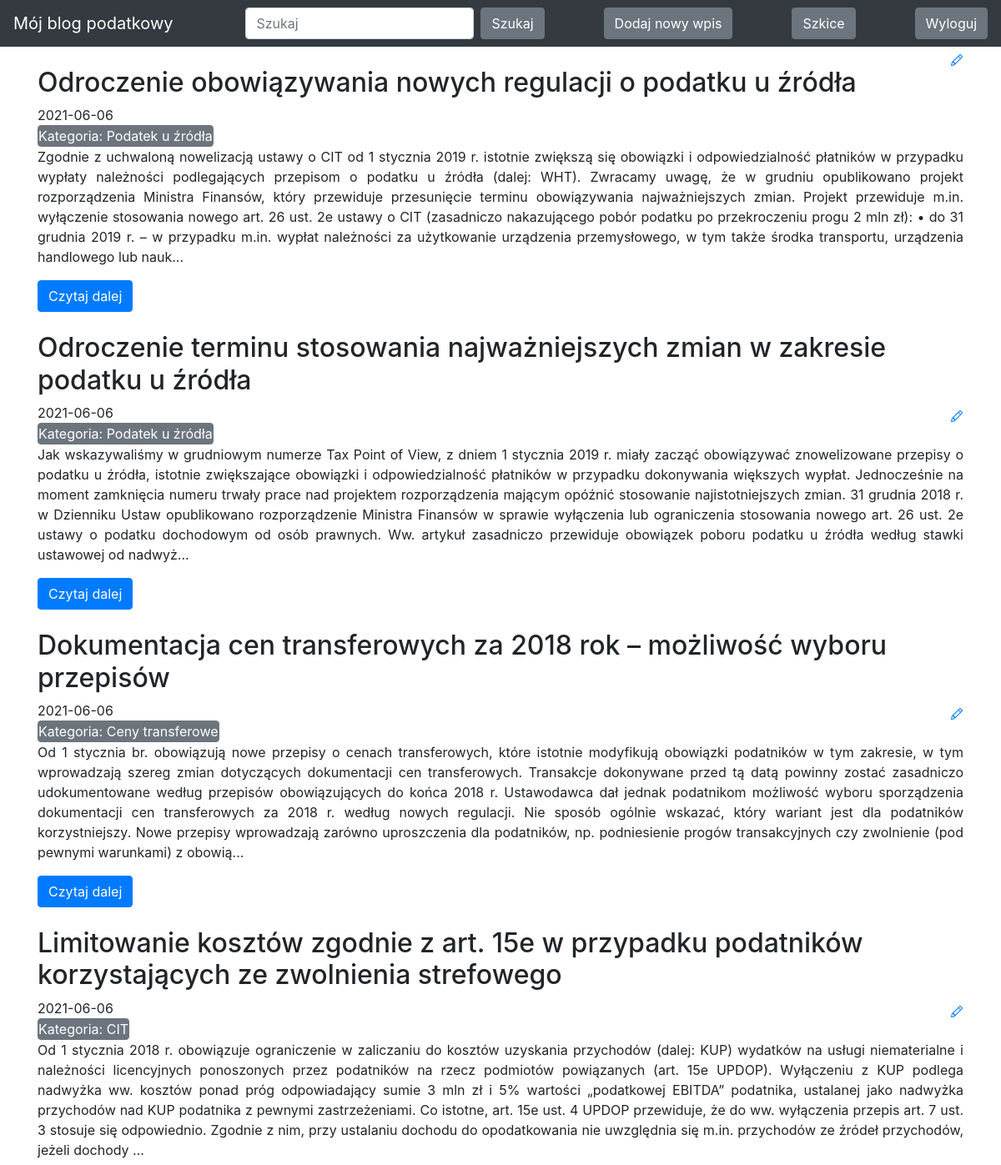
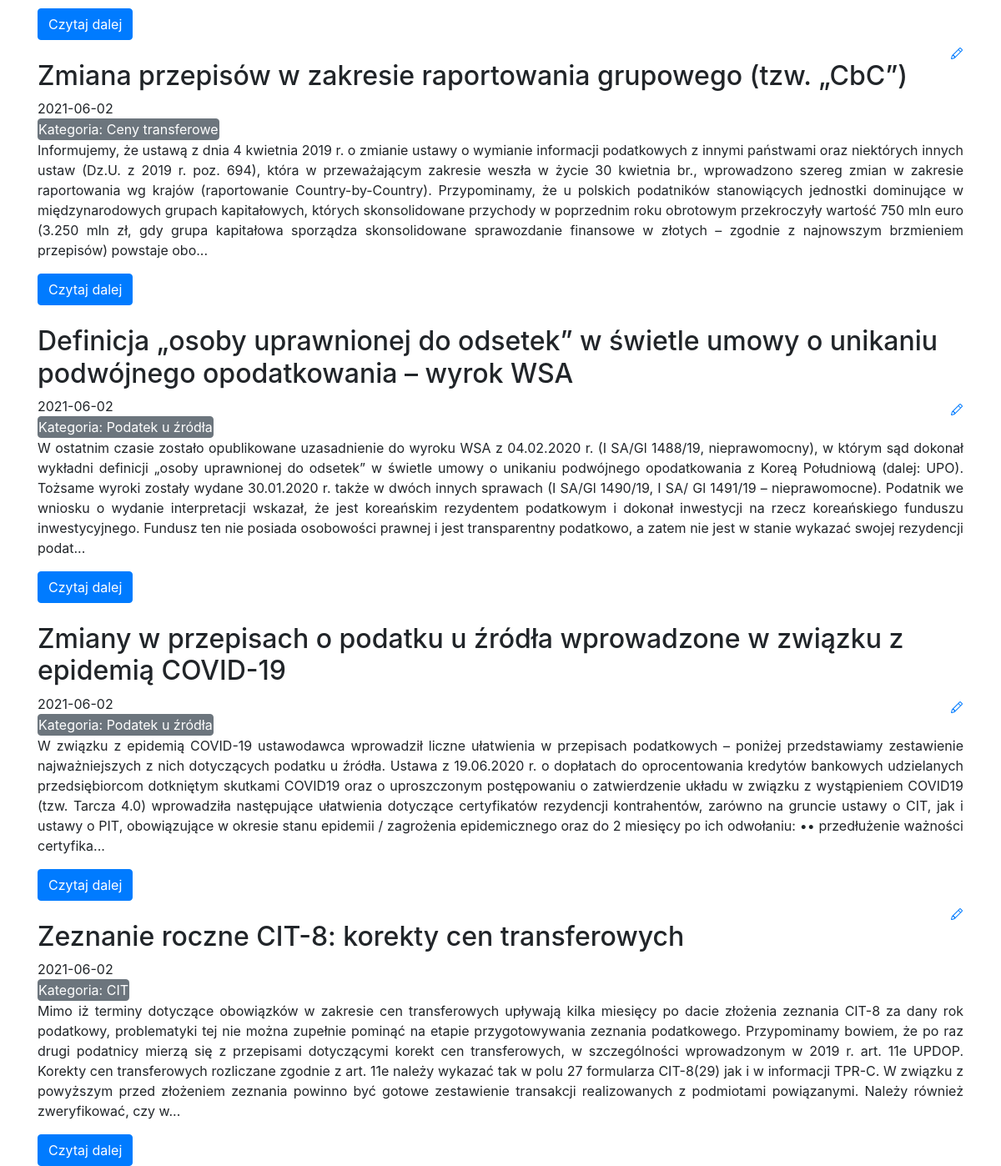
The page / (signed in) on the database its author committed (2 pictures, top to bottom).
### blog/models.py (models this page shows)
class Entry(db.Model):
    id = db.Column(db.Integer, primary_key=True)
    title = db.Column(db.String(80), nullable=False)
    body = db.Column(db.Text, nullable=False)
    pub_date = db.Column(db.DateTime, nullable=False,
                         default=datetime.datetime.utcnow)
    is_published = db.Column(db.Boolean, default=False)
    category = db.Column(db.String(80), nullable=False)

### blog/routes.py (the view)
@app.route("/")
def index():
    search = request.args.get('search', default=None)
    category = request.args.get('category', default=None)
    entry_id = request.args.get('entry_id', default=None)
    query = Entry.query.filter_by(is_published=True)
    if search:
        query = query.filter(or_(Entry.title.contains(search), Entry.body.contains(search)))
    elif category:
        query = query.filter(Entry.category == category)
    elif entry_id:
        query = query.filter(Entry.id == entry_id)
    all_posts = query.order_by(Entry.pub_date.desc())
    return render_template("homepage.html", all_posts=all_posts)

### blog/templates/homepage.html (shortened to what this page needs)
<!DOCTYPE html>
<html lang="en">
{% extends "base.html" %}
{% block content %}
{% for post in all_posts %}
<div>
   <div>
       <h2 class="mt-4 d-inline-block">{{ post.title }}</h2>
       <a href="{{ url_for('edit_entry', entry_id=post.id) }}">
       </a>
   </div>
   {{ post.pub_date.strftime('%Y-%m-%d') }}
    <form class="form-inline my-2 my-lg-0" action="{{ url_for('index') }}" method="GET">
    <button class="btn btn-secondary my-2 my-sm-0 p-0" name="category" value="{{ post.category }}" type="submit">Kategoria: {{ post.category }}</button>
    </form>
    <p style="text-align: justify">
        {% if 'entry_id' in request.full_path %}
        {{ post.body }}
        {% else %}
        {{ post.body|truncate(700, true) }}
        {% endif %}
   </p>
    <form class="form-inline my-2 my-lg-0" action="{{ url_for('index') }}" method="GET">
    <button class="btn btn-primary my-2 my-sm-0" name="entry_id" value="{{ post.id }}" type="submit">Czytaj dalej</button>
    </form>
</div>
{% endfor %}
{% endblock %}

### rows shown on the page
Entry: title "Odroczenie obowiązywania nowych regulacji o podatku u źródła", pub_date "2021-06-06", category "Podatek u źródła", body "Zgodnie z uchwaloną nowelizacją ustawy o CIT od 1 stycznia 2019 r. istotnie zwiększą się obowiązki i odpowiedzialność płatników w przypadku wypłaty należności podlegających przepisom o podatku u źródła (dalej: WHT). Zwracamy uwagę, że w grudniu opublikowano projekt rozporządzenia Ministra Finansów, który przewiduje przesunięcie terminu obowiązywania najważniejszych zmian. Projekt przewiduje m.in. wyłączenie stosowania nowego art. 26 ust. 2e ustawy o CIT (zasadniczo nakazującego pobór podatku po przekroczeniu progu 2 mln zł): • do 31 grudnia 2019 r. – w przypadku m.in. wypłat należności za użytkowanie urządzenia przemysłowego, w tym także środka transportu, urządzenia handlowego lub nauk...", {{ post.id }} 9 (drawn)
Entry: title "Odroczenie terminu stosowania najważniejszych zmian w zakresie podatku u źródła", pub_date "2021-06-06", category "Podatek u źródła", body "Jak wskazywaliśmy w grudniowym numerze Tax Point of View, z dniem 1 stycznia 2019 r. miały zacząć obowiązywać znowelizowane przepisy o podatku u źródła, istotnie zwiększające obowiązki i odpowiedzialność płatników w przypadku dokonywania większych wypłat. Jednocześnie na moment zamknięcia numeru trwały prace nad projektem rozporządzenia mającym opóźnić stosowanie najistotniejszych zmian. 31 grudnia 2018 r. w Dzienniku Ustaw opublikowano rozporządzenie Ministra Finansów w sprawie wyłączenia lub ograniczenia stosowania nowego art. 26 ust. 2e ustawy o podatku dochodowym od osób prawnych. Ww. artykuł zasadniczo przewiduje obowiązek poboru podatku u źródła według stawki ustawowej od nadwyż...", {{ post.id }} 8 (drawn)
Entry: title "Dokumentacja cen transferowych za 2018 rok – możliwość wyboru przepisów", pub_date "2021-06-06", category "Ceny transferowe", body "Od 1 stycznia br. obowiązują nowe przepisy o cenach transferowych, które istotnie modyfikują obowiązki podatników w tym zakresie, w tym wprowadzają szereg zmian dotyczących dokumentacji cen transferowych. Transakcje dokonywane przed tą datą powinny zostać zasadniczo udokumentowane według przepisów obowiązujących do końca 2018 r. Ustawodawca dał jednak podatnikom możliwość wyboru sporządzenia dokumentacji cen transferowych za 2018 r. według nowych regulacji. Nie sposób ogólnie wskazać, który wariant jest dla podatników korzystniejszy. Nowe przepisy wprowadzają zarówno uproszczenia dla podatników, np. podniesienie progów transakcyjnych czy zwolnienie (pod pewnymi warunkami) z obowią...", {{ post.id }} 7 (drawn)
Entry: title "Limitowanie kosztów zgodnie z art. 15e w przypadku podatników korzystających ze zwolnienia strefowego", pub_date "2021-06-06", category "CIT", body "Od 1 stycznia 2018 r. obowiązuje ograniczenie w zaliczaniu do kosztów uzyskania przychodów (dalej: KUP) wydatków na usługi niematerialne i należności licencyjnych ponoszonych przez podatników na rzecz podmiotów powiązanych (art. 15e UPDOP). Wyłączeniu z KUP podlega nadwyżka ww. kosztów ponad próg odpowiadający sumie 3 mln zł i 5% wartości „podatkowej EBITDA” podatnika, ustalanej jako nadwyżka przychodów nad KUP podatnika z pewnymi zastrzeżeniami. Co istotne, art. 15e ust. 4 UPDOP przewiduje, że do ww. wyłączenia przepis art. 7 ust. 3 stosuje się odpowiednio. Zgodnie z nim, przy ustalaniu dochodu do opodatkowania nie uwzględnia się m.in. przychodów ze źródeł przychodów, jeżeli dochody ...", {{ post.id }} 6 (drawn)
Entry: title "Zmiana przepisów w zakresie raportowania grupowego (tzw. „CbC”)", pub_date "2021-06-02", category "Ceny transferowe", body "Informujemy, że ustawą z dnia 4 kwietnia 2019 r. o zmianie ustawy o wymianie informacji podatkowych z innymi państwami oraz niektórych innych ustaw (Dz.U. z 2019 r. poz. 694), która w przeważającym zakresie weszła w życie 30 kwietnia br., wprowadzono szereg zmian w zakresie raportowania wg krajów (raportowanie Country-by-Country). Przypominamy, że u polskich podatników stanowiących jednostki dominujące w międzynarodowych grupach kapitałowych, których skonsolidowane przychody w poprzednim roku obrotowym przekroczyły wartość 750 mln euro (3.250 mln zł, gdy grupa kapitałowa sporządza skonsolidowane sprawozdanie finansowe w złotych – zgodnie z najnowszym brzmieniem przepisów) powstaje obo...", {{ post.id }} 5 (drawn)
Entry: title "Definicja „osoby uprawnionej do odsetek” w świetle umowy o unikaniu podwójnego opodatkowania – wyrok WSA", pub_date "2021-06-02", category "Podatek u źródła", body "W ostatnim czasie zostało opublikowane uzasadnienie do wyroku WSA z 04.02.2020 r. (I SA/Gl 1488/19, nieprawomocny), w którym sąd dokonał wykładni definicji „osoby uprawnionej do odsetek” w świetle umowy o unikaniu podwójnego opodatkowania z Koreą Południową (dalej: UPO). Tożsame wyroki zostały wydane 30.01.2020 r. także w dwóch innych sprawach (I SA/Gl 1490/19, I SA/ Gl 1491/19 – nieprawomocne). Podatnik we wniosku o wydanie interpretacji wskazał, że jest koreańskim rezydentem podatkowym i dokonał inwestycji na rzecz koreańskiego funduszu inwestycyjnego. Fundusz ten nie posiada osobowości prawnej i jest transparentny podatkowo, a zatem nie jest w stanie wykazać swojej rezydencji podat...", {{ post.id }} 3 (drawn)
Entry: title "Zmiany w przepisach o podatku u źródła wprowadzone w związku z epidemią COVID-19", pub_date "2021-06-02", category "Podatek u źródła", body "W związku z epidemią COVID-19 ustawodawca wprowadził liczne ułatwienia w przepisach podatkowych – poniżej przedstawiamy zestawienie najważniejszych z nich dotyczących podatku u źródła. Ustawa z 19.06.2020 r. o dopłatach do oprocentowania kredytów bankowych udzielanych przedsiębiorcom dotkniętym skutkami COVID19 oraz o uproszczonym postępowaniu o zatwierdzenie układu w związku z wystąpieniem COVID19 (tzw. Tarcza 4.0) wprowadziła następujące ułatwienia dotyczące certyfikatów rezydencji kontrahentów, zarówno na gruncie ustawy o CIT, jak i ustawy o PIT, obowiązujące w okresie stanu epidemii / zagrożenia epidemicznego oraz do 2 miesięcy po ich odwołaniu: •• przedłużenie ważności certyfika...", {{ post.id }} 2 (drawn)
Entry: title "Zeznanie roczne CIT-8: korekty cen transferowych", pub_date "2021-06-02", category "CIT", body "Mimo iż terminy dotyczące obowiązków w zakresie cen transferowych upływają kilka miesięcy po dacie złożenia zeznania CIT-8 za dany rok podatkowy, problematyki tej nie można zupełnie pominąć na etapie przygotowywania zeznania podatkowego. Przypominamy bowiem, że po raz drugi podatnicy mierzą się z przepisami dotyczącymi korekt cen transferowych, w szczególności wprowadzonym w 2019 r. art. 11e UPDOP. Korekty cen transferowych rozliczane zgodnie z art. 11e należy wykazać tak w polu 27 formularza CIT-8(29) jak i w informacji TPR-C. W związku z powyższym przed złożeniem zeznania powinno być gotowe zestawienie transakcji realizowanych z podmiotami powiązanymi. Należy również zweryfikować, czy w...", {{ post.id }} 1 (drawn)
